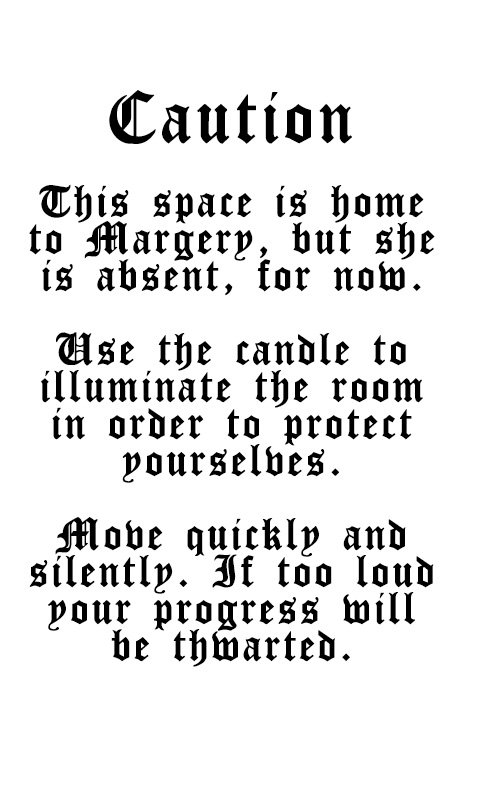
#> input picture firmware/pib/epaper_display/images/source/E ink Non Scare.jpg, 480 x 800 px; its folder holds only this picture in this run
$ python convert_images.py '../images/source/E ink Non Scare.jpg'
#> lines starting #> are read from the running program, lines starting #| are printed output that depends on the picture; after the words box and inside, x2 and y2 are one past the last pixel; in counts of white or black regions, pixels touching at a corner belong together
#> in convert_image, source is the input picture: PIL image 480x800 RGB; min 0, max 255, mean 228.3
#!/usr/bin/env python3
"""Convert images to DKE 7.5-inch black/white/red two-plane buffers."""

__version__ = "1.0.0"

import argparse
from pathlib import Path

from PIL import Image, ImageOps


WIDTH = 800
HEIGHT = 480
PLANE_SIZE = WIDTH * HEIGHT // 8
BUFFER_SIZE = PLANE_SIZE * 2

SOURCE_DIR = Path(__file__).resolve().parents[1] / "images" / "source"
OUTPUT_DIR = Path(__file__).resolve().parents[1] / "images" / "bin"
DEFAULT_ROTATION = 90

SUPPORTED_EXTENSIONS = {".jpg", ".jpeg", ".png", ".bmp", ".gif", ".webp"}

COLORS = ((0, 0, 0), (255, 255, 255), (255, 0, 0))


def build_palette_image():
    palette = []
    for color in COLORS:
        palette.extend(color)
    palette.extend([0, 0, 0] * (256 - len(COLORS)))

    image = Image.new("P", (1, 1))
    image.putpalette(palette)
    return image


def fit_to_display(image, rotation):
#> called with rotation = 90
    image = ImageOps.exif_transpose(image.convert("RGB"))
    if rotation:
        image = image.rotate(rotation, expand=True)
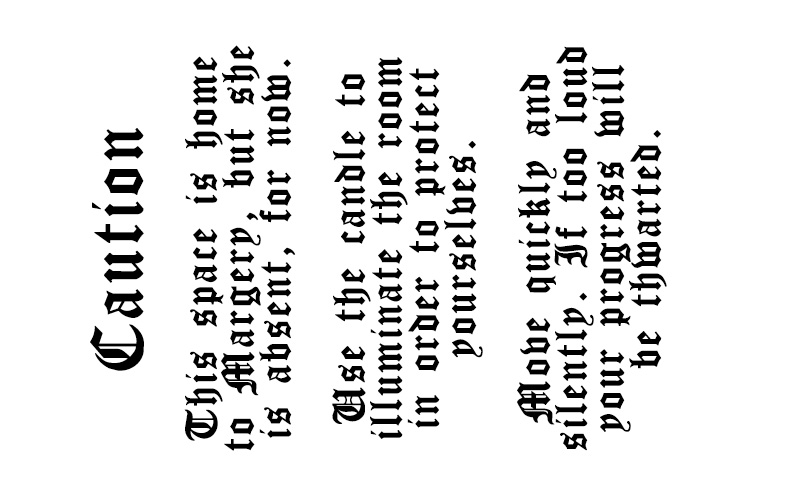
#> image: PIL image 800x480 RGB; min 0, max 255, mean 228.3
    return ImageOps.fit(
        image,
        (WIDTH, HEIGHT),
        method=Image.Resampling.LANCZOS,
        centering=(0.5, 0.5),
    )


def quantize_to_epaper_palette(image):
    palette_image = build_palette_image()
    indexed = image.quantize(palette=palette_image, dither=Image.Dither.FLOYDSTEINBERG)
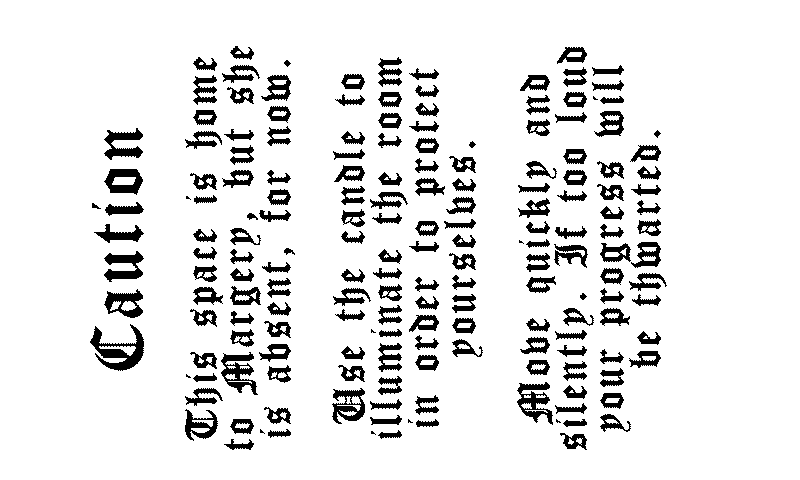
#> indexed: PIL image 800x480 P; 89.7% white; 181 black regions (9 under 20 px), largest, box (x1, y1, x2, y2) and area: (90, 324, 144, 371) 1045, (221, 352, 258, 395) 718, (517, 382, 553, 425) 708
    return indexed.convert("RGB")


def pack_image(image):
    if image.size != (WIDTH, HEIGHT):
        raise ValueError("image must be {}x{} pixels".format(WIDTH, HEIGHT))

    pixels = image.load()
    black = bytearray([0xFF] * PLANE_SIZE)
    red = bytearray(PLANE_SIZE)
    for y in range(HEIGHT):
        for x in range(WIDTH):
            index = y * (WIDTH // 8) + (x // 8)
            mask = 0x80 >> (x & 7)
            color = pixels[x, y]
            if color == (0, 0, 0):
                black[index] &= ~mask
            elif color == (255, 0, 0):
                red[index] |= mask
    return black + red


def convert_image(source_path, output_path, rotation):
    with Image.open(source_path) as source:
        fitted = fit_to_display(source, rotation)
    converted = quantize_to_epaper_palette(fitted)

    output_path.parent.mkdir(parents=True, exist_ok=True)
    output_path.write_bytes(pack_image(converted))
    return output_path.stat().st_size


def iter_sources(source_dir):
    for path in sorted(source_dir.iterdir()):
        if path.is_file() and path.suffix.lower() in SUPPORTED_EXTENSIONS:
            yield path


def main():
    parser = argparse.ArgumentParser(
        description="Convert images to 800x480 black/white/red two-plane .bin files."
    )
    parser.add_argument(
        "sources",
        nargs="*",
        type=Path,
        help="Specific image file(s). Defaults to every supported file in images/source.",
    )
    parser.add_argument(
        "--output-dir",
        type=Path,
        default=OUTPUT_DIR,
        help="Directory for generated .bin files.",
    )
    parser.add_argument(
        "--rotate",
        type=int,
        choices=(0, 90, 180, 270),
        default=DEFAULT_ROTATION,
        help="Rotate source image before fitting to the 800x480 display.",
    )
    args = parser.parse_args()

    sources = args.sources or list(iter_sources(SOURCE_DIR))
    if not sources:
        raise SystemExit("No source images found in {}".format(SOURCE_DIR))

    for source_path in sources:
        output_path = args.output_dir / (source_path.stem + ".bin")
        size = convert_image(source_path, output_path, args.rotate)
        print("Wrote {} ({} bytes)".format(output_path, size))


if __name__ == "__main__":
    main()

$ run again, on firmware/pib/epaper_display/images/source/E ink Scare.jpg
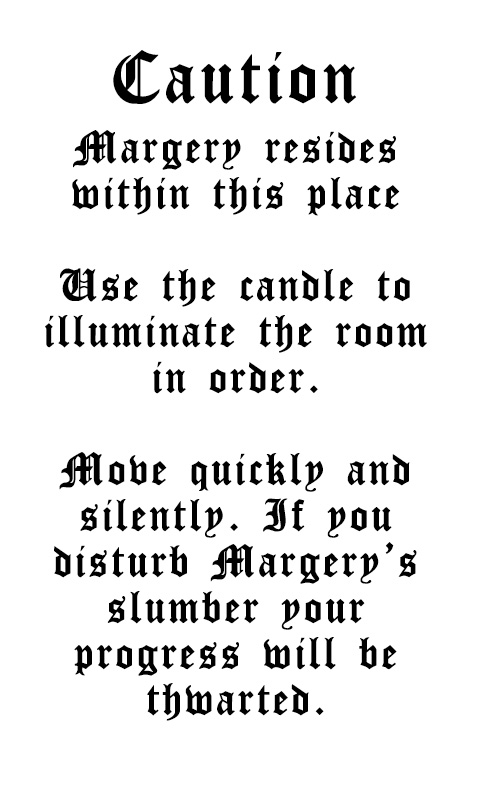
#> input picture firmware/pib/epaper_display/images/source/E ink Scare.jpg, 480 x 800 px
#> in convert_image, source is the input picture: PIL image 480x800 RGB; min 0, max 255, mean 230.6
#> in fit_to_display, `image = image.rotate(rotation, expand=True)`:
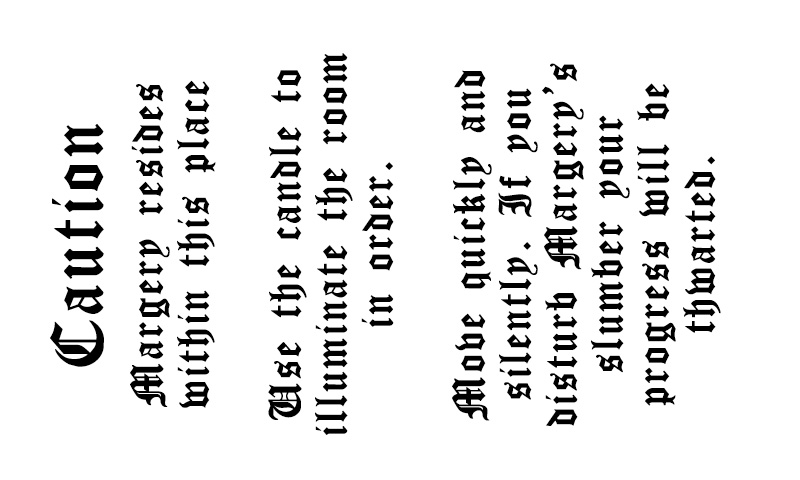
#> image: PIL image 800x480 RGB; min 0, max 255, mean 230.6
#> in quantize_to_epaper_palette, `indexed = image.quantize(palette=palette_image, dither=Image.Dither.FL..`:
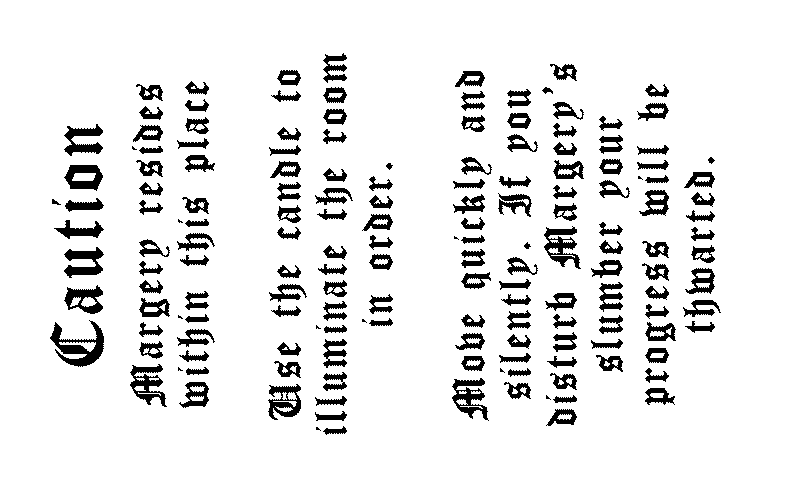
#> indexed: PIL image 800x480 P; 90.6% white; 165 black regions (11 under 20 px), largest, box (x1, y1, x2, y2) and area: (50, 320, 104, 367) 1044, (544, 226, 581, 269) 717, (130, 364, 167, 407) 715
